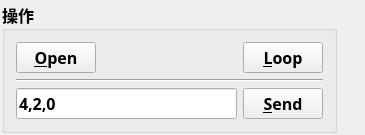
<?xml version="1.0" encoding="UTF-8"?>
<ui version="4.0">
 <class>clsMainWindow</class>
 <widget class="QMainWindow" name="clsMainWindow">
  <property name="geometry">
   <rect>
    <x>0</x>
    <y>0</y>
    <width>365</width>
    <height>98</height>
   </rect>
  </property>
  <property name="windowTitle">
   <string>WK多通道控制箱测试连接程序</string>
  </property>
  <widget class="QWidget" name="centralWidget">
   <layout class="QHBoxLayout" name="horizontalLayout_3">
    <property name="spacing">
     <number>6</number>
    </property>
    <property name="leftMargin">
     <number>2</number>
    </property>
    <property name="topMargin">
     <number>2</number>
    </property>
    <property name="rightMargin">
     <number>2</number>
    </property>
    <property name="bottomMargin">
     <number>2</number>
    </property>
    <item>
     <widget class="QGroupBox" name="grpOption">
      <property name="font">
       <font>
        <family>楷体</family>
        <pointsize>12</pointsize>
        <weight>75</weight>
        <bold>true</bold>
       </font>
      </property>
      <property name="title">
       <string>操作</string>
      </property>
      <layout class="QVBoxLayout" name="verticalLayout">
       <item>
        <layout class="QHBoxLayout" name="horizontalLayout_2">
         <item>
          <widget class="QPushButton" name="btnOpen">
           <property name="text">
            <string>&amp;Open</string>
           </property>
          </widget>
         </item>
         <item>
          <spacer name="horizontalSpacer">
           <property name="orientation">
            <enum>Qt::Horizontal</enum>
           </property>
           <property name="sizeHint" stdset="0">
            <size>
             <width>40</width>
             <height>20</height>
            </size>
           </property>
          </spacer>
         </item>
         <item>
          <widget class="QPushButton" name="btnLoop">
           <property name="text">
            <string>&amp;Loop</string>
           </property>
           <property name="checkable">
            <bool>true</bool>
           </property>
          </widget>
         </item>
        </layout>
       </item>
       <item>
        <widget class="Line" name="line">
         <property name="orientation">
          <enum>Qt::Horizontal</enum>
         </property>
        </widget>
       </item>
       <item>
        <layout class="QHBoxLayout" name="horizontalLayout">
         <item>
          <widget class="QLineEdit" name="txtSend">
           <property name="text">
            <string>4,2,0</string>
           </property>
          </widget>
         </item>
         <item>
          <widget class="QPushButton" name="btnSend">
           <property name="text">
            <string>&amp;Send</string>
           </property>
          </widget>
         </item>
        </layout>
       </item>
      </layout>
     </widget>
    </item>
    <item>
     <layout class="QVBoxLayout" name="verticalLayout_2">
      <property name="spacing">
       <number>0</number>
      </property>
      <item>
       <widget class="QLabel" name="label_2">
        <property name="text">
         <string/>
        </property>
       </widget>
      </item>
      <item>
       <widget class="QLabel" name="label">
        <property name="text">
         <string/>
        </property>
        <property name="pixmap">
         <pixmap resource="MyRec.qrc">:/WK Logo.png</pixmap>
        </property>
       </widget>
      </item>
      <item>
       <spacer name="verticalSpacer">
        <property name="orientation">
         <enum>Qt::Vertical</enum>
        </property>
        <property name="sizeHint" stdset="0">
         <size>
          <width>20</width>
          <height>20</height>
         </size>
        </property>
       </spacer>
      </item>
     </layout>
    </item>
   </layout>
  </widget>
 </widget>
 <layoutdefault spacing="6" margin="11"/>
 <resources>
  <include location="MyRec.qrc"/>
 </resources>
 <connections/>
</ui>
